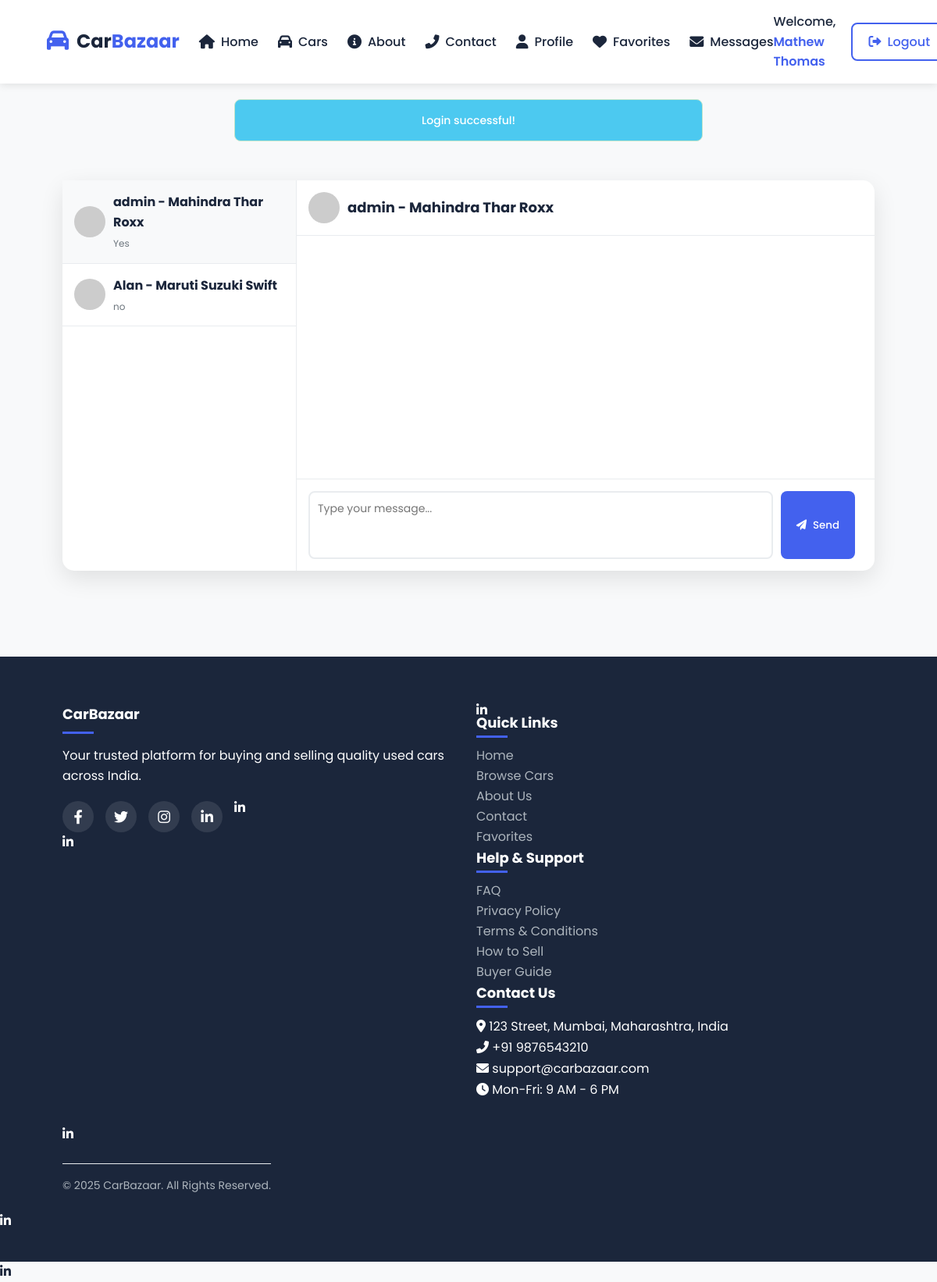
Screenshot of /seller_messages.php?buyer_id=2&car_id=4 (signed in) with the database file from the repository.
### tables this page shows
CREATE TABLE `users` (
  `id` int(11) NOT NULL,
  `username` varchar(50) NOT NULL,
  `password` varchar(255) NOT NULL,
  `email` varchar(100) NOT NULL,
  `phone` varchar(15) DEFAULT NULL,
  `user_type` enum('admin','seller','buyer') NOT NULL,
  `location` varchar(100) DEFAULT NULL,
  `profile_pic` varchar(255) DEFAULT NULL,
  `aadhaar_status` enum('not_submitted','pending','approved','rejected') DEFAULT 'not_submitted',
  `aadhaar_path` varchar(255) DEFAULT NULL,
  `aadhaar_rejection_reason` text DEFAULT NULL,
  `created_at` timestamp NOT NULL DEFAULT current_timestamp()
);

CREATE TABLE `cars` (
  `id` int(11) NOT NULL,
  `seller_id` int(11) NOT NULL,
  `model` varchar(100) NOT NULL,
  `brand` varchar(50) NOT NULL,
  `year` int(11) NOT NULL,
  `price` int(11) NOT NULL,
  `km_driven` int(11) NOT NULL,
  `fuel_type` enum('Petrol','Diesel','Electric','Hybrid','CNG') NOT NULL,
  `transmission` enum('Automatic','Manual') NOT NULL,
  `main_image` varchar(255) NOT NULL,
  `sub_image1` varchar(255) DEFAULT NULL,
  `sub_image2` varchar(255) DEFAULT NULL,
  `sub_image3` varchar(255) DEFAULT NULL,
  `location` varchar(100) NOT NULL,
  `ownership` enum('First','Second','Third','Other') NOT NULL,
  `insurance_status` enum('Valid','Expired','None') NOT NULL,
  `description` text DEFAULT NULL,
  `is_sold` tinyint(1) DEFAULT 0,
  `created_at` timestamp NOT NULL DEFAULT current_timestamp()
);

### seller_messages.php (the view, shortened to what this page needs)
<?php
$db_host = "localhost";
$db_user = "root";
$db_pass = "";
$db_name = "car_rental_db";
try {
    $conn = new mysqli($db_host, $db_user, $db_pass, $db_name);
} catch (Exception $e) {
    die($e->getMessage());
}
$user_id = $_SESSION['user_id'];
$stmt = $conn->prepare("SELECT DISTINCT m.car_id, c.brand, c.model, u.username AS buyer_name, u.id AS buyer_id, u.profile_pic AS buyer_profile_pic,
                        (SELECT message FROM messages m2 WHERE m2.car_id = m.car_id AND ((m2.sender_id = ? AND m2.receiver_id = u.id) OR (m2.sender_id = u.id AND m2.receiver_id = ?)) ORDER BY m2.created_at DESC LIMIT 1) AS last_message,
                        (SELECT COUNT(*) FROM messages m3 WHERE m3.car_id = m.car_id AND m3.receiver_id = ? AND m3.is_read = 0) AS unread_count
                        FROM messages m
                        JOIN cars c ON m.car_id = c.id
                        JOIN users u ON (m.sender_id = u.id OR m.receiver_id = u.id) AND u.id != ?
                        WHERE m.sender_id = ? OR m.receiver_id = ?
                        ORDER BY (SELECT MAX(created_at) FROM messages m2 WHERE m2.car_id = m.car_id AND ((m2.sender_id = ? AND m2.receiver_id = u.id) OR (m2.sender_id = u.id AND m2.receiver_id = ?))) DESC");
$stmt->bind_param("iiiiiiii", $user_id, $user_id, $user_id, $user_id, $user_id, $user_id, $user_id, $user_id);
$stmt->execute();
$conversations = $stmt->get_result()->fetch_all(MYSQLI_ASSOC);
if (isset($_GET['buyer_id']) && isset($_GET['car_id'])) {
    $buyer_id = filter_input(INPUT_GET, 'buyer_id', FILTER_SANITIZE_NUMBER_INT);
    $car_id = filter_input(INPUT_GET, 'car_id', FILTER_SANITIZE_NUMBER_INT);
    $stmt = $conn->prepare("SELECT username, profile_pic FROM users WHERE id = ?");
    $stmt->bind_param("i", $buyer_id);
    $stmt->execute();
    $buyer = $stmt->get_result()->fetch_assoc();
    $stmt = $conn->prepare("SELECT brand, model FROM cars WHERE id = ?");
    $stmt->bind_param("i", $car_id);
    $stmt->execute();
    $car = $stmt->get_result()->fetch_assoc();
}
?>
<!DOCTYPE html>
<html lang="en">
<head>
    <link rel="stylesheet" href="https://cdnjs.cloudflare.com/ajax/libs/font-awesome/6.0.0-beta3/css/all.min.css">
    <link rel="stylesheet" href="style.css">
</head>
<body>
    <header>
        <div class="container header-container">
            <a href="index.php" class="logo">
                <div class="logo-icon"><i class="fas fa-car"></i></div>
                <div class="logo-text">Car<span>Bazaar</span></div>
            </a>
            <nav>
                <ul>
                    <li><a href="index.php"><i class="fas fa-home"></i> Home</a></li>
                    <li><a href="index.php#cars"><i class="fas fa-car"></i> Cars</a></li>
                    <li><a href="index.php#about"><i class="fas fa-info-circle"></i> About</a></li>
                    <li><a href="index.php#contact"><i class="fas fa-phone-alt"></i> Contact</a></li>
                    <li><a href="profile.php"><i class="fas fa-user"></i> Profile</a></li>
                    <li><a href="favorites.php"><i class="fas fa-heart"></i> Favorites</a></li>
                    <li><a href="seller_messages.php"><i class="fas fa-envelope"></i> Messages</a></li>
                </ul>
            </nav>
            <div class="user-actions">
                <div class="user-greeting">Welcome, <span><?php echo htmlspecialchars($_SESSION['username']); ?></span></div>
                <a href="index.php?logout" class="btn btn-outline"><i class="fas fa-sign-out-alt"></i> Logout</a>
            </div>
        </div>
    </header>
    <div class="container">
        <?php if (isset($_SESSION['message'])): ?>
            <div class="alert alert-success">
                <?php echo htmlspecialchars($_SESSION['message']); unset($_SESSION['message']); ?>
            </div>
        <?php endif; ?>
        <div class="messaging-container">
            <div class="chat-list">
                <?php foreach ($conversations as $conv): ?>
                    <div class="chat-item <?php echo (isset($_GET['buyer_id']) && isset($_GET['car_id']) && $conv['buyer_id'] == $_GET['buyer_id'] && $conv['car_id'] == $_GET['car_id']) ? 'active' : ''; ?>"
                         onclick="window.location.href='seller_messages.php?buyer_id=<?php echo $conv['buyer_id']; ?>&car_id=<?php echo $conv['car_id']; ?>'">
                        <img src="<?php echo htmlspecialchars($conv['buyer_profile_pic'] ?: 'Uploads/profiles/default.jpg'); ?>" alt="<?php echo htmlspecialchars($conv['buyer_name']); ?>">
                        <div class="chat-item-content">
                            <h4><?php echo htmlspecialchars($conv['buyer_name']); ?> - <?php echo htmlspecialchars($conv['brand'] . ' ' . $conv['model']); ?></h4>
                            <p><?php echo htmlspecialchars($conv['last_message'] ?: 'No messages yet'); ?></p>
                        </div>
                    </div>
                <?php endforeach; ?>
            </div>
            <div class="chat-area">
                <?php if (isset($buyer) && isset($car)): ?>
                    <div class="chat-header">
                        <img src="<?php echo htmlspecialchars($buyer['profile_pic'] ?: 'Uploads/profiles/default.jpg'); ?>" alt="<?php echo htmlspecialchars($buyer['username']); ?>">
                        <h3><?php echo htmlspecialchars($buyer['username']); ?> - <?php echo htmlspecialchars($car['brand'] . ' ' . $car['model']); ?></h3>
                    </div>
                    <div class="chat-messages" id="chat-messages">
                    </div>
                    <form class="message-form" method="POST">
                        <textarea name="message" rows="3" placeholder="Type your message..." required></textarea>
                        <button type="submit" class="btn btn-primary"><i class="fas fa-paper-plane"></i> Send</button>
                    </form>
                <?php else: ?>
                    <div class="chat-header">
                        <h3>Select a conversation to start messaging</h3>
                    </div>
                <?php endif; ?>
            </div>
        </div>
    </div>
    <footer>
        <div class="container">
            <div class="footer-container">
                <div class="footer-column">
                    <h3>CarBazaar</h3>
                    <p>Your trusted platform for buying and selling quality used cars across India.</p>
                    <div class="footer-social">
                        <a href="#"><i class="fab fa-facebook-f"></i></a>
                        <a href="#"><i class="fab fa-twitter"></i></a>
                        <a href="#"><i class="fab fa-instagram"></i></a>
                        <a href="#"><i class="fab fa-linkedin-in"></a>
                    </div>
                </div>
                <div class="footer-column">
                    <h3>Quick Links</h3>
                    <ul>
                        <li><a href="index.php">Home</a></li>
                        <li><a href="index.php#cars">Browse Cars</a></li>
                        <li><a href="index.php#about">About Us</a></li>
                        <li><a href="index.php#contact">Contact</a></li>
                        <li><a href="favorites.php">Favorites</a></li>
                    </ul>
                </div>
                <div class="footer-column">
                    <h3>Help & Support</h3>
                    <ul>
                        <li><a href="#">FAQ</a></li>
                        <li><a href="#">Privacy Policy</a></li>
                        <li><a href="#">Terms & Conditions</a></li>
                        <li><a href="#">How to Sell</a></li>
                        <li><a href="#">Buyer Guide</a></li>
                    </ul>
                </div>
                <div class="footer-column">
                    <h3>Contact Us</h3>
                    <ul>
                        <li><i class="fas fa-map-marker-alt"></i> 123 Street, Mumbai, Maharashtra, India</li>
                        <li><i class="fas fa-phone-alt"></i> +91 9876543210</li>
                        <li><i class="fas fa-envelope"></i> support@carbazaar.com</li>
                        <li><i class="fas fa-clock"></i> Mon-Fri: 9 AM - 6 PM</li>
                    </ul>
                </div>
            </div>
            <div class="footer-bottom">
                <p>© <?php echo date('Y'); ?> CarBazaar. All Rights Reserved.</p>
            </div>
        </div>
    </footer>
</body>
</html>

### style.css (style rules this page uses)
:root { --primary: #4361ee; --secondary: #3f37c9; --accent: #4895ef; --dark: #1b263b; --light: #f8f9fa; --success: #4cc9f0; --warning: #f8961e; --danger: #f72585; --gray: #6c757d; --light-gray: #e9ecef; }
* { margin: 0; padding: 0; box-sizing: border-box; font-family: 'Poppins', sans-serif; }
body { background-color: var(--light); color: var(--dark); line-height: 1.6; scroll-behavior: smooth; }
.container { width: 90%; max-width: 1400px; margin: 0 auto; padding: 20px; }
.alert { padding: 15px; margin-bottom: 20px; border-radius: 8px; font-weight: 500; }
.alert-success { background-color: #d4edda; color: #155724; border: 1px solid #c3e6cb; }
header { background-color: white; box-shadow: 0 2px 10px rgba(0,0,0,0.1); position: sticky; top: 0; z-index: 1000; }
.header-container { display: flex; justify-content: space-between; align-items: center; padding: 15px 0; }
.logo { display: flex; align-items: center; text-decoration: none; }
.logo-icon { font-size: 28px; color: var(--primary); margin-right: 10px; }
.logo-text { font-size: 24px; font-weight: 700; color: var(--dark); }
.logo-text span { color: var(--primary); }
nav ul { display: flex; list-style: none; }
nav ul li { margin-left: 25px; }
nav ul li a { color: var(--dark); text-decoration: none; font-weight: 500; transition: color 0.3s; display: flex; align-items: center; }
nav ul li a i { margin-right: 8px; font-size: 18px; }
.user-actions { display: flex; align-items: center; }
.user-greeting { margin-right: 20px; font-weight: 500; color: var(--dark); }
.user-greeting span { color: var(--primary); font-weight: 600; }
.btn { display: inline-flex; align-items: center; justify-content: center; padding: 10px 20px; border-radius: 8px; font-weight: 500; cursor: pointer; transition: all 0.3s ease; text-decoration: none; border: none; outline: none; margin-right:10px; }
.btn i { margin-right: 8px; }
.btn-primary { background-color: var(--primary); color: white; }
.btn-outline { background-color: transparent; color: var(--primary); border: 2px solid var(--primary); }
footer { background-color: var(--dark); color: white; padding: 60px 0 20px; }
.footer-container { display: grid; grid-template-columns: repeat(auto-fit, minmax(200px, 1fr)); gap: 30px; margin-bottom: 30px; }
.footer-column h3 { font-size: 20px; margin-bottom: 20px; position: relative; padding-bottom: 10px; }
.footer-column h3::after { content: ''; position: absolute; bottom: 0; left: 0; width: 40px; height: 3px; background-color: var(--primary); }
.footer-column ul { list-style: none; }
.footer-column ul li { margin-bottom: 10px; }
.footer-column ul li a { color: #adb5bd; text-decoration: none; transition: color 0.3s; }
.footer-social { display: flex; gap: 15px; margin-top: 15px; }
.footer-social a { display: flex; align-items: center; justify-content: center; width: 40px; height: 40px; border-radius: 50%; background-color: rgba(255,255,255,0.1); color: white; transition: all 0.3s; }
.footer-bottom { text-align: center; padding-top: 20px; border-top: 1px solid rgba(255,255,255,0.1); color: #adb5bd; font-size: 14px; }

### rows the page displays
users: username "admin", model "Mahindra Thar Roxx", last_message "Yes"
users: username "Alan", model "Maruti Suzuki Swift", last_message "no"
cars: brand+model "Mahindra Thar Roxx"

### other values shown
$_SESSION['username'] "Mathew Thomas"
$_SESSION['message'] "Login successful!"
